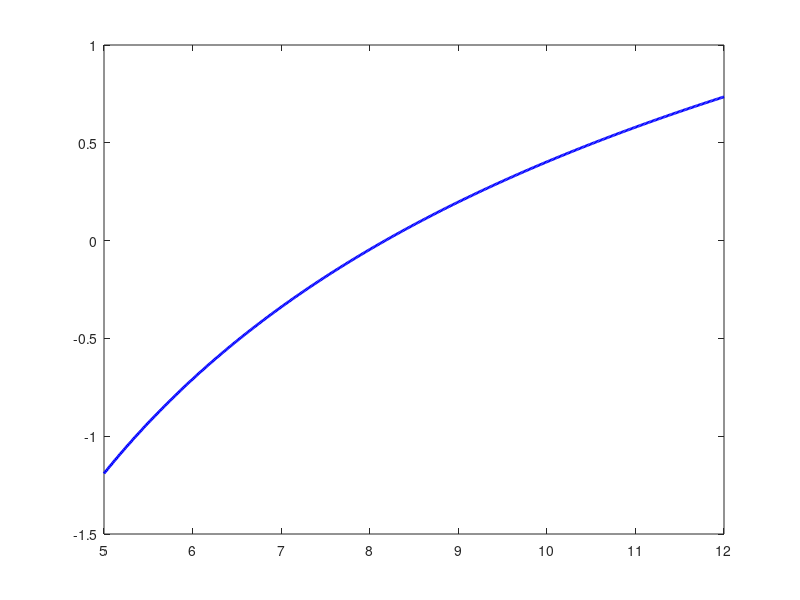

MATLAB code for this plot: (Note: this script raises an error after producing the figure.)
% Solve ln(x) = 1 + 9/x using fzero

f = @(x) log(x) - (1 + 9./x);  % Define the function
x_guess = 8;                   % Initial guess near expected root

x_sol = fzero(f, x_guess);     % Solve for root

% Display result
fprintf('Solution x ≈ %.4f\n', x_sol);

% Plot to visualize
x_vals = linspace(5, 12, 500);
y_vals = f(x_vals);

figure;
plot(x_vals, y_vals, 'b', 'LineWidth', 2); hold on;
yline(0, '--k');
xline(x_sol, '--r', sprintf('x ≈ %.4f', x_sol));
xlabel('x'); ylabel('f(x)');
title('Solving ln(x) = 1 + 9/x');
grid on; legend('f(x)', 'y = 0', 'Root');
